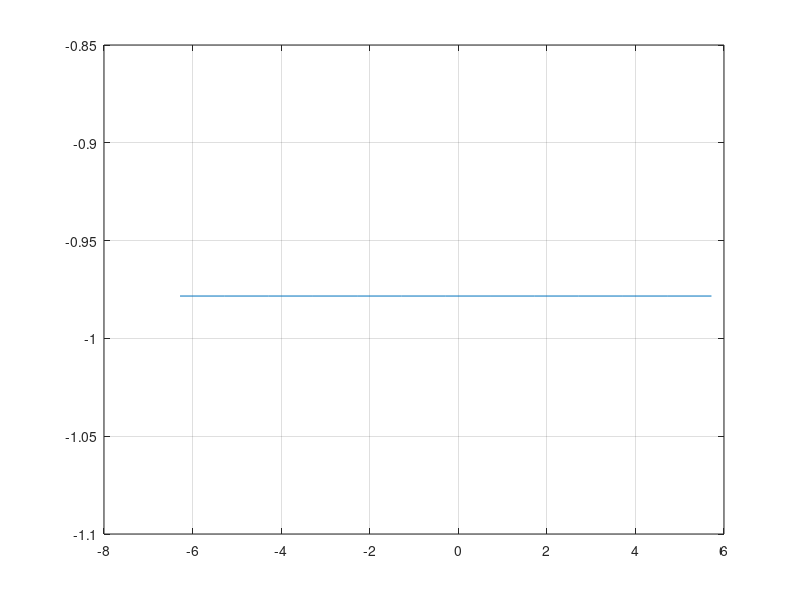

Reproduce this figure in MATLAB. (Note: this script raises an error after producing the figure.)
clear, clc
% U, A, k, c are contants, and t = 0
U = 4;
A = 1;%[1 2 3 4 5]; 
k = 2*pi/1;%[1000 200 100 20 4];
t = 0; 
c = 3;
x = -2*pi:1:2*pi;
y = 0:3:15;
sinewave = A*sin(k*x);
figure(1);
plot(x,sinewave), grid on
%psi = U*y + sinewave;
figure(2);
plot (psi)
%contour (x,y,psi);